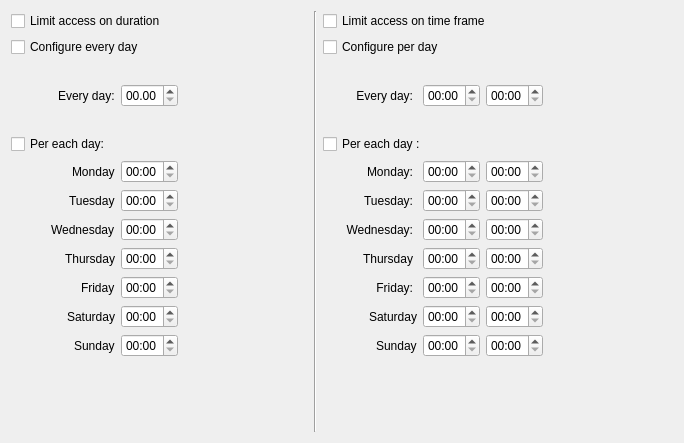
<?xml version="1.0" encoding="UTF-8"?>
<ui version="4.0">
 <class>limitForm</class>
 <widget class="QWidget" name="limitForm">
  <property name="geometry">
   <rect>
    <x>0</x>
    <y>0</y>
    <width>684</width>
    <height>443</height>
   </rect>
  </property>
  <property name="sizePolicy">
   <sizepolicy hsizetype="Preferred" vsizetype="Preferred">
    <horstretch>0</horstretch>
    <verstretch>0</verstretch>
   </sizepolicy>
  </property>
  <property name="minimumSize">
   <size>
    <width>0</width>
    <height>0</height>
   </size>
  </property>
  <property name="windowTitle">
   <string>Form</string>
  </property>
  <layout class="QGridLayout" name="gridLayout_4">
   <item row="1" column="0">
    <widget class="QCheckBox" name="chkLimitAccessTimeDurationEachDay">
     <property name="text">
      <string>Configure every day</string>
     </property>
    </widget>
   </item>
   <item row="0" column="3">
    <widget class="QCheckBox" name="ckLimitAccessTimeFrame">
     <property name="enabled">
      <bool>true</bool>
     </property>
     <property name="layoutDirection">
      <enum>Qt::LeftToRight</enum>
     </property>
     <property name="text">
      <string>Limit access on time frame</string>
     </property>
    </widget>
   </item>
   <item row="0" column="0">
    <widget class="QCheckBox" name="ckLimitAccessTimeDuration">
     <property name="layoutDirection">
      <enum>Qt::LeftToRight</enum>
     </property>
     <property name="text">
      <string>Limit access on duration</string>
     </property>
    </widget>
   </item>
   <item row="6" column="4">
    <widget class="QWidget" name="wgBoundConf" native="true">
     <property name="sizePolicy">
      <sizepolicy hsizetype="Preferred" vsizetype="Minimum">
       <horstretch>0</horstretch>
       <verstretch>0</verstretch>
      </sizepolicy>
     </property>
     <layout class="QGridLayout" name="gridLayout_3">
      <property name="leftMargin">
       <number>0</number>
      </property>
      <property name="topMargin">
       <number>0</number>
      </property>
      <property name="rightMargin">
       <number>0</number>
      </property>
      <property name="bottomMargin">
       <number>0</number>
      </property>
      <property name="verticalSpacing">
       <number>0</number>
      </property>
     </layout>
    </widget>
   </item>
   <item row="1" column="3">
    <widget class="QCheckBox" name="ckLimitAccessTimeFrameEachDay">
     <property name="enabled">
      <bool>true</bool>
     </property>
     <property name="layoutDirection">
      <enum>Qt::LeftToRight</enum>
     </property>
     <property name="text">
      <string>Configure per day</string>
     </property>
    </widget>
   </item>
   <item row="2" column="0" rowspan="2">
    <layout class="QHBoxLayout" name="accConfEveryDay">
     <item>
      <spacer name="horizontalSpacer_2">
       <property name="orientation">
        <enum>Qt::Horizontal</enum>
       </property>
       <property name="sizeHint" stdset="0">
        <size>
         <width>40</width>
         <height>20</height>
        </size>
       </property>
      </spacer>
     </item>
     <item>
      <widget class="QLabel" name="lblEveryDay">
       <property name="text">
        <string>Every day:</string>
       </property>
      </widget>
     </item>
     <item>
      <widget class="QTimeEdit" name="sbLimitAccessDurarationEveryDay">
       <property name="displayFormat">
        <string>hh.mm</string>
       </property>
      </widget>
     </item>
    </layout>
   </item>
   <item row="6" column="5">
    <spacer name="horizontalSpacer_7">
     <property name="orientation">
      <enum>Qt::Horizontal</enum>
     </property>
     <property name="sizeHint" stdset="0">
      <size>
       <width>20</width>
       <height>20</height>
      </size>
     </property>
    </spacer>
   </item>
   <item row="2" column="3" rowspan="2" colspan="2">
    <layout class="QHBoxLayout" name="horizontalLayout_3">
     <item>
      <spacer name="horizontalSpacer_13">
       <property name="orientation">
        <enum>Qt::Horizontal</enum>
       </property>
       <property name="sizeHint" stdset="0">
        <size>
         <width>20</width>
         <height>20</height>
        </size>
       </property>
      </spacer>
     </item>
     <item>
      <widget class="QLabel" name="lblAccessTF_everyday">
       <property name="minimumSize">
        <size>
         <width>0</width>
         <height>23</height>
        </size>
       </property>
       <property name="text">
        <string>Every day:</string>
       </property>
       <property name="alignment">
        <set>Qt::AlignRight|Qt::AlignTrailing|Qt::AlignVCenter</set>
       </property>
       <property name="margin">
        <number>0</number>
       </property>
       <property name="indent">
        <number>4</number>
       </property>
      </widget>
     </item>
     <item>
      <widget class="QTimeEdit" name="sbEveryFrom">
       <property name="enabled">
        <bool>true</bool>
       </property>
       <property name="maximumSize">
        <size>
         <width>16777215</width>
         <height>16777215</height>
        </size>
       </property>
       <property name="displayFormat">
        <string>hh:mm</string>
       </property>
      </widget>
     </item>
     <item>
      <widget class="QTimeEdit" name="sbEveryTo">
       <property name="enabled">
        <bool>true</bool>
       </property>
       <property name="maximumSize">
        <size>
         <width>16777215</width>
         <height>16777215</height>
        </size>
       </property>
       <property name="displayFormat">
        <string>hh:mm</string>
       </property>
      </widget>
     </item>
    </layout>
   </item>
   <item row="5" column="0" rowspan="2">
    <layout class="QVBoxLayout" name="verticalLayout">
     <item>
      <layout class="QHBoxLayout" name="layAccess_mon">
       <item>
        <spacer name="horizontalSpacer_6">
         <property name="orientation">
          <enum>Qt::Horizontal</enum>
         </property>
         <property name="sizeHint" stdset="0">
          <size>
           <width>40</width>
           <height>20</height>
          </size>
         </property>
        </spacer>
       </item>
       <item>
        <widget class="QLabel" name="lblAccessMon">
         <property name="text">
          <string>Monday</string>
         </property>
        </widget>
       </item>
       <item>
        <widget class="QTimeEdit" name="sbLimit_mon">
         <property name="displayFormat">
          <string>hh:mm</string>
         </property>
        </widget>
       </item>
      </layout>
     </item>
     <item>
      <layout class="QHBoxLayout" name="layAccess_tue">
       <item>
        <spacer name="horizontalSpacer_3">
         <property name="orientation">
          <enum>Qt::Horizontal</enum>
         </property>
         <property name="sizeHint" stdset="0">
          <size>
           <width>40</width>
           <height>20</height>
          </size>
         </property>
        </spacer>
       </item>
       <item>
        <widget class="QLabel" name="lblAccessTue">
         <property name="text">
          <string>Tuesday</string>
         </property>
        </widget>
       </item>
       <item>
        <widget class="QTimeEdit" name="sbLimit_tue">
         <property name="displayFormat">
          <string>hh:mm</string>
         </property>
        </widget>
       </item>
      </layout>
     </item>
     <item>
      <layout class="QHBoxLayout" name="layAccess_wed">
       <item>
        <spacer name="horizontalSpacer_8">
         <property name="orientation">
          <enum>Qt::Horizontal</enum>
         </property>
         <property name="sizeHint" stdset="0">
          <size>
           <width>40</width>
           <height>20</height>
          </size>
         </property>
        </spacer>
       </item>
       <item>
        <widget class="QLabel" name="lblAccessWed">
         <property name="text">
          <string>Wednesday</string>
         </property>
        </widget>
       </item>
       <item>
        <widget class="QTimeEdit" name="sbLimit_wed">
         <property name="displayFormat">
          <string>hh:mm</string>
         </property>
        </widget>
       </item>
      </layout>
     </item>
     <item>
      <layout class="QHBoxLayout" name="layAccess_thu">
       <item>
        <spacer name="horizontalSpacer_9">
         <property name="orientation">
          <enum>Qt::Horizontal</enum>
         </property>
         <property name="sizeHint" stdset="0">
          <size>
           <width>40</width>
           <height>20</height>
          </size>
         </property>
        </spacer>
       </item>
       <item>
        <widget class="QLabel" name="lblAccessThu">
         <property name="text">
          <string>Thursday</string>
         </property>
        </widget>
       </item>
       <item>
        <widget class="QTimeEdit" name="sbLimit_thu">
         <property name="displayFormat">
          <string>hh:mm</string>
         </property>
        </widget>
       </item>
      </layout>
     </item>
     <item>
      <layout class="QHBoxLayout" name="layAccess_fri">
       <item>
        <spacer name="horizontalSpacer_10">
         <property name="orientation">
          <enum>Qt::Horizontal</enum>
         </property>
         <property name="sizeHint" stdset="0">
          <size>
           <width>40</width>
           <height>20</height>
          </size>
         </property>
        </spacer>
       </item>
       <item>
        <widget class="QLabel" name="lblAccessFri">
         <property name="text">
          <string>Friday</string>
         </property>
        </widget>
       </item>
       <item>
        <widget class="QTimeEdit" name="sbLimit_fri">
         <property name="displayFormat">
          <string>hh:mm</string>
         </property>
        </widget>
       </item>
      </layout>
     </item>
     <item>
      <layout class="QHBoxLayout" name="layAccess_sat">
       <item>
        <spacer name="horizontalSpacer_11">
         <property name="orientation">
          <enum>Qt::Horizontal</enum>
         </property>
         <property name="sizeHint" stdset="0">
          <size>
           <width>40</width>
           <height>20</height>
          </size>
         </property>
        </spacer>
       </item>
       <item>
        <widget class="QLabel" name="lblAccessSat">
         <property name="text">
          <string>Saturday</string>
         </property>
        </widget>
       </item>
       <item>
        <widget class="QTimeEdit" name="sbLimit_sat">
         <property name="displayFormat">
          <string>hh:mm</string>
         </property>
        </widget>
       </item>
      </layout>
     </item>
     <item>
      <layout class="QHBoxLayout" name="layAccess_sun">
       <item>
        <spacer name="horizontalSpacer_12">
         <property name="orientation">
          <enum>Qt::Horizontal</enum>
         </property>
         <property name="sizeHint" stdset="0">
          <size>
           <width>40</width>
           <height>20</height>
          </size>
         </property>
        </spacer>
       </item>
       <item>
        <widget class="QLabel" name="lblAccessSun">
         <property name="text">
          <string>Sunday</string>
         </property>
        </widget>
       </item>
       <item>
        <widget class="QTimeEdit" name="sbLimit_sun">
         <property name="displayFormat">
          <string>hh:mm</string>
         </property>
        </widget>
       </item>
      </layout>
     </item>
     <item>
      <spacer name="verticalSpacer">
       <property name="orientation">
        <enum>Qt::Vertical</enum>
       </property>
       <property name="sizeHint" stdset="0">
        <size>
         <width>20</width>
         <height>20</height>
        </size>
       </property>
      </spacer>
     </item>
    </layout>
   </item>
   <item row="6" column="1">
    <spacer name="horizontalSpacer_4">
     <property name="orientation">
      <enum>Qt::Horizontal</enum>
     </property>
     <property name="sizeType">
      <enum>QSizePolicy::MinimumExpanding</enum>
     </property>
     <property name="sizeHint" stdset="0">
      <size>
       <width>10</width>
       <height>163</height>
      </size>
     </property>
    </spacer>
   </item>
   <item row="0" column="2" rowspan="8">
    <widget class="Line" name="line">
     <property name="sizePolicy">
      <sizepolicy hsizetype="Minimum" vsizetype="Minimum">
       <horstretch>0</horstretch>
       <verstretch>0</verstretch>
      </sizepolicy>
     </property>
     <property name="orientation">
      <enum>Qt::Vertical</enum>
     </property>
    </widget>
   </item>
   <item row="4" column="0">
    <widget class="QCheckBox" name="ckLimitAccessDurationPerEachDay">
     <property name="text">
      <string>Per each day:</string>
     </property>
    </widget>
   </item>
   <item row="4" column="3">
    <widget class="QCheckBox" name="chLimitAccessTimeFramePerDay">
     <property name="text">
      <string>Per each day :</string>
     </property>
    </widget>
   </item>
   <item row="5" column="3" rowspan="2" colspan="2">
    <layout class="QVBoxLayout" name="verticalLayout_3">
     <item>
      <layout class="QHBoxLayout" name="horizontalLayout">
       <item>
        <spacer name="horizontalSpacer">
         <property name="orientation">
          <enum>Qt::Horizontal</enum>
         </property>
         <property name="sizeHint" stdset="0">
          <size>
           <width>20</width>
           <height>20</height>
          </size>
         </property>
        </spacer>
       </item>
       <item>
        <widget class="QLabel" name="lblAccessTF_mon">
         <property name="minimumSize">
          <size>
           <width>0</width>
           <height>23</height>
          </size>
         </property>
         <property name="text">
          <string>Monday:</string>
         </property>
         <property name="alignment">
          <set>Qt::AlignRight|Qt::AlignTrailing|Qt::AlignVCenter</set>
         </property>
         <property name="margin">
          <number>0</number>
         </property>
         <property name="indent">
          <number>4</number>
         </property>
        </widget>
       </item>
       <item>
        <widget class="QTimeEdit" name="sbFrom_mon">
         <property name="enabled">
          <bool>true</bool>
         </property>
         <property name="maximumSize">
          <size>
           <width>16777215</width>
           <height>16777215</height>
          </size>
         </property>
         <property name="displayFormat">
          <string>hh:mm</string>
         </property>
        </widget>
       </item>
       <item>
        <widget class="QTimeEdit" name="sbTo_mon">
         <property name="enabled">
          <bool>true</bool>
         </property>
         <property name="maximumSize">
          <size>
           <width>16777215</width>
           <height>16777215</height>
          </size>
         </property>
         <property name="displayFormat">
          <string>hh:mm</string>
         </property>
        </widget>
       </item>
      </layout>
     </item>
     <item>
      <layout class="QHBoxLayout" name="horizontalLayout_6">
       <item>
        <spacer name="horizontalSpacer_5">
         <property name="orientation">
          <enum>Qt::Horizontal</enum>
         </property>
         <property name="sizeHint" stdset="0">
          <size>
           <width>20</width>
           <height>20</height>
          </size>
         </property>
        </spacer>
       </item>
       <item>
        <widget class="QLabel" name="lblAccessTF_tue">
         <property name="minimumSize">
          <size>
           <width>0</width>
           <height>23</height>
          </size>
         </property>
         <property name="text">
          <string>Tuesday:</string>
         </property>
         <property name="alignment">
          <set>Qt::AlignRight|Qt::AlignTrailing|Qt::AlignVCenter</set>
         </property>
         <property name="margin">
          <number>0</number>
         </property>
         <property name="indent">
          <number>4</number>
         </property>
        </widget>
       </item>
       <item>
        <widget class="QTimeEdit" name="sbFrom_tue">
         <property name="enabled">
          <bool>true</bool>
         </property>
         <property name="maximumSize">
          <size>
           <width>16777215</width>
           <height>16777215</height>
          </size>
         </property>
         <property name="displayFormat">
          <string>hh:mm</string>
         </property>
        </widget>
       </item>
       <item>
        <widget class="QTimeEdit" name="sbTo_tue">
         <property name="enabled">
          <bool>true</bool>
         </property>
         <property name="maximumSize">
          <size>
           <width>16777215</width>
           <height>16777215</height>
          </size>
         </property>
         <property name="displayFormat">
          <string>hh:mm</string>
         </property>
        </widget>
       </item>
      </layout>
     </item>
     <item>
      <layout class="QHBoxLayout" name="horizontalLayout_7">
       <item>
        <spacer name="horizontalSpacer_14">
         <property name="orientation">
          <enum>Qt::Horizontal</enum>
         </property>
         <property name="sizeHint" stdset="0">
          <size>
           <width>20</width>
           <height>20</height>
          </size>
         </property>
        </spacer>
       </item>
       <item>
        <widget class="QLabel" name="lblAccessTF_wed">
         <property name="minimumSize">
          <size>
           <width>0</width>
           <height>23</height>
          </size>
         </property>
         <property name="text">
          <string>Wednesday:</string>
         </property>
         <property name="alignment">
          <set>Qt::AlignRight|Qt::AlignTrailing|Qt::AlignVCenter</set>
         </property>
         <property name="margin">
          <number>0</number>
         </property>
         <property name="indent">
          <number>4</number>
         </property>
        </widget>
       </item>
       <item>
        <widget class="QTimeEdit" name="sbFrom_wed">
         <property name="enabled">
          <bool>true</bool>
         </property>
         <property name="maximumSize">
          <size>
           <width>16777215</width>
           <height>16777215</height>
          </size>
         </property>
         <property name="displayFormat">
          <string>hh:mm</string>
         </property>
        </widget>
       </item>
       <item>
        <widget class="QTimeEdit" name="sbTo_wed">
         <property name="enabled">
          <bool>true</bool>
         </property>
         <property name="maximumSize">
          <size>
           <width>16777215</width>
           <height>16777215</height>
          </size>
         </property>
         <property name="displayFormat">
          <string>hh:mm</string>
         </property>
        </widget>
       </item>
      </layout>
     </item>
     <item>
      <layout class="QHBoxLayout" name="horizontalLayout_9">
       <item>
        <spacer name="horizontalSpacer_15">
         <property name="orientation">
          <enum>Qt::Horizontal</enum>
         </property>
         <property name="sizeHint" stdset="0">
          <size>
           <width>40</width>
           <height>20</height>
          </size>
         </property>
        </spacer>
       </item>
       <item>
        <widget class="QLabel" name="lblAccessTF_thu">
         <property name="minimumSize">
          <size>
           <width>0</width>
           <height>23</height>
          </size>
         </property>
         <property name="text">
          <string>Thursday</string>
         </property>
         <property name="alignment">
          <set>Qt::AlignRight|Qt::AlignTrailing|Qt::AlignVCenter</set>
         </property>
         <property name="margin">
          <number>0</number>
         </property>
         <property name="indent">
          <number>4</number>
         </property>
        </widget>
       </item>
       <item>
        <widget class="QTimeEdit" name="sbFrom_thu">
         <property name="enabled">
          <bool>true</bool>
         </property>
         <property name="maximumSize">
          <size>
           <width>16777215</width>
           <height>16777215</height>
          </size>
         </property>
         <property name="displayFormat">
          <string>hh:mm</string>
         </property>
        </widget>
       </item>
       <item>
        <widget class="QTimeEdit" name="sbTo_thu">
         <property name="enabled">
          <bool>true</bool>
         </property>
         <property name="maximumSize">
          <size>
           <width>16777215</width>
           <height>16777215</height>
          </size>
         </property>
         <property name="displayFormat">
          <string>hh:mm</string>
         </property>
        </widget>
       </item>
      </layout>
     </item>
     <item>
      <layout class="QHBoxLayout" name="horizontalLayout_10">
       <item>
        <spacer name="horizontalSpacer_16">
         <property name="orientation">
          <enum>Qt::Horizontal</enum>
         </property>
         <property name="sizeHint" stdset="0">
          <size>
           <width>40</width>
           <height>20</height>
          </size>
         </property>
        </spacer>
       </item>
       <item>
        <widget class="QLabel" name="lblAccessTF_fri">
         <property name="minimumSize">
          <size>
           <width>0</width>
           <height>23</height>
          </size>
         </property>
         <property name="text">
          <string>Friday:</string>
         </property>
         <property name="alignment">
          <set>Qt::AlignRight|Qt::AlignTrailing|Qt::AlignVCenter</set>
         </property>
         <property name="margin">
          <number>0</number>
         </property>
         <property name="indent">
          <number>4</number>
         </property>
        </widget>
       </item>
       <item>
        <widget class="QTimeEdit" name="sbFrom_fri">
         <property name="enabled">
          <bool>true</bool>
         </property>
         <property name="maximumSize">
          <size>
           <width>16777215</width>
           <height>16777215</height>
          </size>
         </property>
         <property name="displayFormat">
          <string>hh:mm</string>
         </property>
        </widget>
       </item>
       <item>
        <widget class="QTimeEdit" name="sbTo_fri">
         <property name="enabled">
          <bool>true</bool>
         </property>
         <property name="maximumSize">
          <size>
           <width>16777215</width>
           <height>16777215</height>
          </size>
         </property>
         <property name="displayFormat">
          <string>hh:mm</string>
         </property>
        </widget>
       </item>
      </layout>
     </item>
     <item>
      <layout class="QHBoxLayout" name="horizontalLayout_11">
       <item>
        <spacer name="horizontalSpacer_17">
         <property name="orientation">
          <enum>Qt::Horizontal</enum>
         </property>
         <property name="sizeHint" stdset="0">
          <size>
           <width>40</width>
           <height>20</height>
          </size>
         </property>
        </spacer>
       </item>
       <item>
        <widget class="QLabel" name="lblAccessTF_sat">
         <property name="text">
          <string>Saturday</string>
         </property>
        </widget>
       </item>
       <item>
        <widget class="QTimeEdit" name="sbFrom_sat">
         <property name="displayFormat">
          <string>hh:mm</string>
         </property>
        </widget>
       </item>
       <item>
        <widget class="QTimeEdit" name="sbTo_sat">
         <property name="displayFormat">
          <string>hh:mm</string>
         </property>
        </widget>
       </item>
      </layout>
     </item>
     <item>
      <layout class="QHBoxLayout" name="horizontalLayout_12">
       <item>
        <spacer name="horizontalSpacer_18">
         <property name="orientation">
          <enum>Qt::Horizontal</enum>
         </property>
         <property name="sizeHint" stdset="0">
          <size>
           <width>40</width>
           <height>20</height>
          </size>
         </property>
        </spacer>
       </item>
       <item>
        <widget class="QLabel" name="lblAccessTF_sun">
         <property name="text">
          <string>Sunday</string>
         </property>
        </widget>
       </item>
       <item>
        <widget class="QTimeEdit" name="sbFrom_sun">
         <property name="displayFormat">
          <string>hh:mm</string>
         </property>
        </widget>
       </item>
       <item>
        <widget class="QTimeEdit" name="sbTo_sun">
         <property name="displayFormat">
          <string>hh:mm</string>
         </property>
        </widget>
       </item>
      </layout>
     </item>
     <item>
      <spacer name="verticalSpacer_2">
       <property name="orientation">
        <enum>Qt::Vertical</enum>
       </property>
       <property name="sizeHint" stdset="0">
        <size>
         <width>20</width>
         <height>40</height>
        </size>
       </property>
      </spacer>
     </item>
    </layout>
   </item>
  </layout>
 </widget>
 <resources/>
 <connections/>
</ui>
